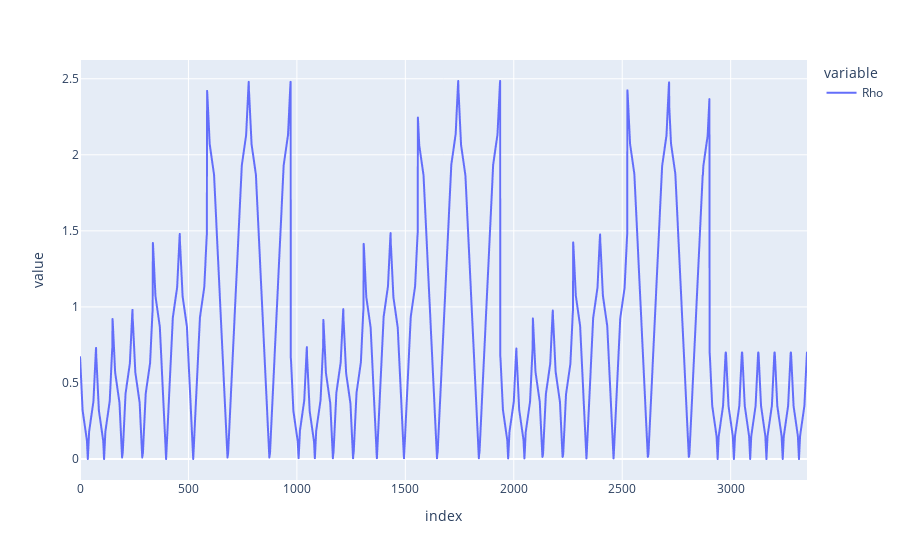

The cell this chart's notebook holds for it:
### Code cell
Mixed['Rho'].plot()

### Figure 1 — Plotly figure (JSON) as saved in the notebook; plotly's stock layout.template omitted (floating-point values rounded to 4 significant figures; data arrays with more than 128 entries replaced by an {"elided": "..."} marker saying what was removed)
{"data": [{"hovertemplate": "variable=Rho<br>index=%{x}<br>value=%{y}<extra></extra>", "legendgroup": "Rho", "line": {"color": "#636efa", "dash": "solid"}, "mode": "lines", "name": "Rho", "showlegend": true, "type": "scattergl", "x": {"elided": "3353 int values"}, "xaxis": "x", "y": {"elided": "3353 float values"}, "yaxis": "y"}], "layout": {"legend": {"title": {"text": "variable"}, "tracegroupgap": 0}, "margin": {"t": 60}, "xaxis": {"anchor": "y", "domain": [0, 1], "title": {"text": "index"}}, "yaxis": {"anchor": "x", "domain": [0, 1], "title": {"text": "value"}}}}
